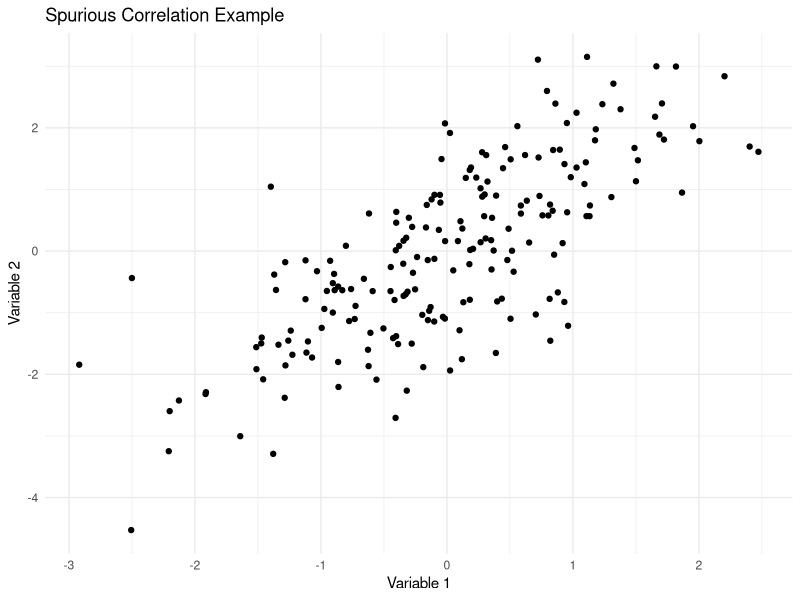
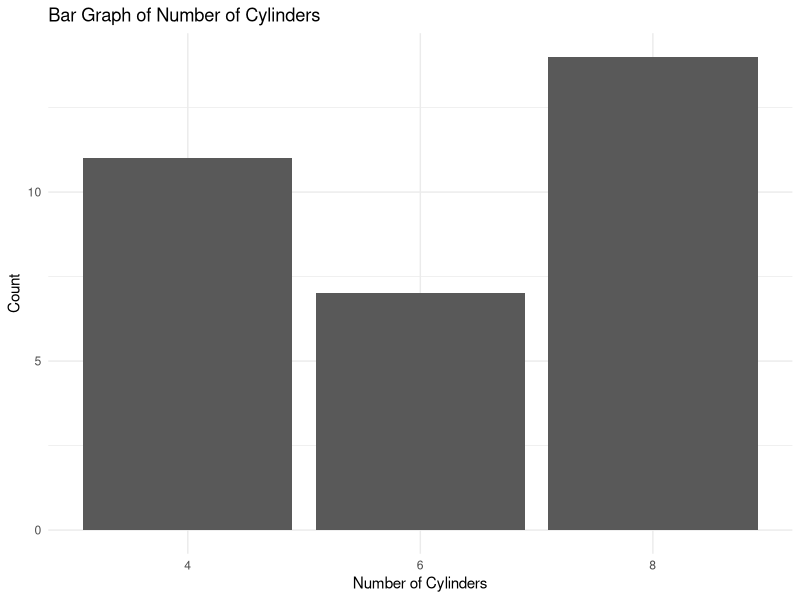

Recreate these plots in R, in order.
## ---- chunk 1

library(ggplot2)


set.seed(223)


variable1 <- rnorm(200)
variable2 <- variable1 + rnorm(200)


df <- data.frame(Variable1 = variable1, Variable2 = variable2)


ggplot(df, aes(x = Variable1, y = Variable2)) +
  geom_point() +
  labs(title = "Spurious Correlation Example", x = "Variable 1", y = "Variable 2") +
  theme_minimal()




data(mtcars)


ggplot(mtcars, aes(x = factor(cyl))) +
  geom_bar() +
  labs(title = "Bar Graph of Number of Cylinders", x = "Number of Cylinders", y = "Count") +
  theme_minimal()
